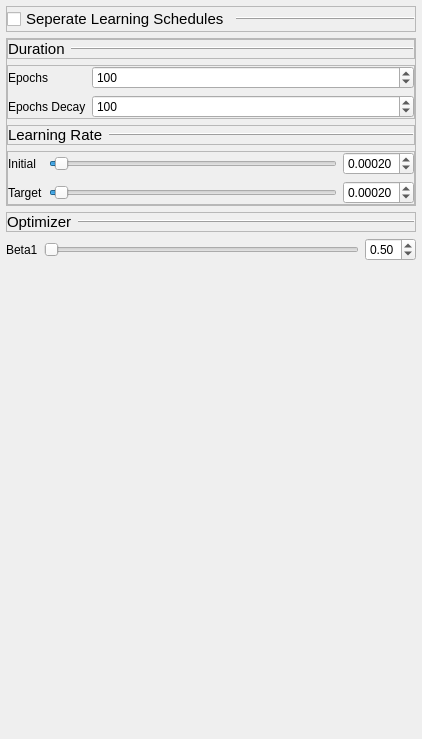
                                <widget class="QWidget" name="discriminator_tab">
                                 <property name="geometry">
                                  <rect>
                                   <x>0</x>
                                   <y>0</y>
                                   <width>422</width>
                                   <height>739</height>
                                  </rect>
                                 </property>
                                 <layout class="QVBoxLayout" name="verticalLayout_36">
                                  <property name="leftMargin">
                                   <number>6</number>
                                  </property>
                                  <property name="topMargin">
                                   <number>6</number>
                                  </property>
                                  <property name="rightMargin">
                                   <number>6</number>
                                  </property>
                                  <property name="bottomMargin">
                                   <number>6</number>
                                  </property>
                                  <item>
                                   <widget class="QFrame" name="frame_76">
                                    <property name="frameShape">
                                     <enum>QFrame::StyledPanel</enum>
                                    </property>
                                    <property name="frameShadow">
                                     <enum>QFrame::Raised</enum>
                                    </property>
                                    <layout class="QHBoxLayout" name="horizontalLayout_79">
                                     <property name="leftMargin">
                                      <number>0</number>
                                     </property>
                                     <property name="topMargin">
                                      <number>0</number>
                                     </property>
                                     <property name="rightMargin">
                                      <number>0</number>
                                     </property>
                                     <property name="bottomMargin">
                                      <number>0</number>
                                     </property>
                                     <item>
                                      <widget class="QCheckBox" name="separate_lr_schedules">
                                       <property name="font">
                                        <font>
                                         <pointsize>11</pointsize>
                                        </font>
                                       </property>
                                       <property name="text">
                                        <string>Seperate Learning Schedules</string>
                                       </property>
                                      </widget>
                                     </item>
                                     <item>
                                      <widget class="Line" name="line_21">
                                       <property name="frameShadow">
                                        <enum>QFrame::Raised</enum>
                                       </property>
                                       <property name="orientation">
                                        <enum>Qt::Horizontal</enum>
                                       </property>
                                      </widget>
                                     </item>
                                    </layout>
                                   </widget>
                                  </item>
                                  <item>
                                   <widget class="QFrame" name="disc_schedule_box">
                                    <property name="frameShape">
                                     <enum>QFrame::StyledPanel</enum>
                                    </property>
                                    <property name="frameShadow">
                                     <enum>QFrame::Raised</enum>
                                    </property>
                                    <layout class="QVBoxLayout" name="verticalLayout_38">
                                     <property name="leftMargin">
                                      <number>0</number>
                                     </property>
                                     <property name="topMargin">
                                      <number>0</number>
                                     </property>
                                     <property name="rightMargin">
                                      <number>0</number>
                                     </property>
                                     <property name="bottomMargin">
                                      <number>0</number>
                                     </property>
                                     <item>
                                      <widget class="QFrame" name="frame_42">
                                       <property name="frameShape">
                                        <enum>QFrame::StyledPanel</enum>
                                       </property>
                                       <property name="frameShadow">
                                        <enum>QFrame::Raised</enum>
                                       </property>
                                       <layout class="QHBoxLayout" name="horizontalLayout_42">
                                        <property name="leftMargin">
                                         <number>0</number>
                                        </property>
                                        <property name="topMargin">
                                         <number>0</number>
                                        </property>
                                        <property name="rightMargin">
                                         <number>0</number>
                                        </property>
                                        <property name="bottomMargin">
                                         <number>0</number>
                                        </property>
                                        <item>
                                         <widget class="QLabel" name="label_61">
                                          <property name="sizePolicy">
                                           <sizepolicy hsizetype="Maximum" vsizetype="Preferred">
                                            <horstretch>0</horstretch>
                                            <verstretch>0</verstretch>
                                           </sizepolicy>
                                          </property>
                                          <property name="font">
                                           <font>
                                            <pointsize>11</pointsize>
                                           </font>
                                          </property>
                                          <property name="frameShape">
                                           <enum>QFrame::NoFrame</enum>
                                          </property>
                                          <property name="frameShadow">
                                           <enum>QFrame::Raised</enum>
                                          </property>
                                          <property name="text">
                                           <string>Duration</string>
                                          </property>
                                         </widget>
                                        </item>
                                        <item>
                                         <widget class="Line" name="line_15">
                                          <property name="frameShadow">
                                           <enum>QFrame::Raised</enum>
                                          </property>
                                          <property name="orientation">
                                           <enum>Qt::Horizontal</enum>
                                          </property>
                                         </widget>
                                        </item>
                                       </layout>
                                      </widget>
                                     </item>
                                     <item>
                                      <widget class="QFrame" name="frame_23">
                                       <property name="sizePolicy">
                                        <sizepolicy hsizetype="Preferred" vsizetype="Maximum">
                                         <horstretch>0</horstretch>
                                         <verstretch>0</verstretch>
                                        </sizepolicy>
                                       </property>
                                       <property name="frameShape">
                                        <enum>QFrame::StyledPanel</enum>
                                       </property>
                                       <property name="frameShadow">
                                        <enum>QFrame::Raised</enum>
                                       </property>
                                       <layout class="QFormLayout" name="formLayout_11">
                                        <property name="leftMargin">
                                         <number>0</number>
                                        </property>
                                        <property name="topMargin">
                                         <number>0</number>
                                        </property>
                                        <property name="rightMargin">
                                         <number>0</number>
                                        </property>
                                        <property name="bottomMargin">
                                         <number>0</number>
                                        </property>
                                        <item row="0" column="0">
                                         <widget class="QLabel" name="label_34">
                                          <property name="text">
                                           <string>Epochs</string>
                                          </property>
                                         </widget>
                                        </item>
                                        <item row="0" column="1">
                                         <widget class="QSpinBox" name="disc_epochs">
                                          <property name="minimum">
                                           <number>0</number>
                                          </property>
                                          <property name="maximum">
                                           <number>999999</number>
                                          </property>
                                          <property name="value">
                                           <number>100</number>
                                          </property>
                                         </widget>
                                        </item>
                                        <item row="1" column="0">
                                         <widget class="QLabel" name="label_35">
                                          <property name="text">
                                           <string>Epochs Decay</string>
                                          </property>
                                         </widget>
                                        </item>
                                        <item row="1" column="1">
                                         <widget class="QSpinBox" name="disc_epochs_decay">
                                          <property name="minimum">
                                           <number>0</number>
                                          </property>
                                          <property name="maximum">
                                           <number>999999</number>
                                          </property>
                                          <property name="value">
                                           <number>100</number>
                                          </property>
                                         </widget>
                                        </item>
                                       </layout>
                                      </widget>
                                     </item>
                                     <item>
                                      <widget class="QFrame" name="frame_43">
                                       <property name="frameShape">
                                        <enum>QFrame::StyledPanel</enum>
                                       </property>
                                       <property name="frameShadow">
                                        <enum>QFrame::Raised</enum>
                                       </property>
                                       <layout class="QHBoxLayout" name="horizontalLayout_43">
                                        <property name="leftMargin">
                                         <number>0</number>
                                        </property>
                                        <property name="topMargin">
                                         <number>0</number>
                                        </property>
                                        <property name="rightMargin">
                                         <number>0</number>
                                        </property>
                                        <property name="bottomMargin">
                                         <number>0</number>
                                        </property>
                                        <item>
                                         <widget class="QLabel" name="label_62">
                                          <property name="sizePolicy">
                                           <sizepolicy hsizetype="Maximum" vsizetype="Preferred">
                                            <horstretch>0</horstretch>
                                            <verstretch>0</verstretch>
                                           </sizepolicy>
                                          </property>
                                          <property name="font">
                                           <font>
                                            <pointsize>11</pointsize>
                                           </font>
                                          </property>
                                          <property name="frameShape">
                                           <enum>QFrame::NoFrame</enum>
                                          </property>
                                          <property name="frameShadow">
                                           <enum>QFrame::Raised</enum>
                                          </property>
                                          <property name="text">
                                           <string>Learning Rate</string>
                                          </property>
                                         </widget>
                                        </item>
                                        <item>
                                         <widget class="Line" name="line_16">
                                          <property name="frameShadow">
                                           <enum>QFrame::Raised</enum>
                                          </property>
                                          <property name="orientation">
                                           <enum>Qt::Horizontal</enum>
                                          </property>
                                         </widget>
                                        </item>
                                       </layout>
                                      </widget>
                                     </item>
                                     <item>
                                      <widget class="QFrame" name="frame_46">
                                       <property name="frameShape">
                                        <enum>QFrame::StyledPanel</enum>
                                       </property>
                                       <property name="frameShadow">
                                        <enum>QFrame::Raised</enum>
                                       </property>
                                       <layout class="QFormLayout" name="formLayout_10">
                                        <property name="leftMargin">
                                         <number>0</number>
                                        </property>
                                        <property name="topMargin">
                                         <number>0</number>
                                        </property>
                                        <property name="rightMargin">
                                         <number>0</number>
                                        </property>
                                        <property name="bottomMargin">
                                         <number>0</number>
                                        </property>
                                        <item row="0" column="0">
                                         <widget class="QLabel" name="label_12">
                                          <property name="text">
                                           <string>Initial</string>
                                          </property>
                                         </widget>
                                        </item>
                                        <item row="1" column="0">
                                         <widget class="QLabel" name="label_36">
                                          <property name="text">
                                           <string>Target</string>
                                          </property>
                                         </widget>
                                        </item>
                                        <item row="0" column="1">
                                         <layout class="QHBoxLayout" name="horizontalLayout_24">
                                          <item>
                                           <widget class="QSlider" name="disc_lr_initial_slider">
                                            <property name="maximum">
                                             <number>100</number>
                                            </property>
                                            <property name="value">
                                             <number>2</number>
                                            </property>
                                            <property name="orientation">
                                             <enum>Qt::Horizontal</enum>
                                            </property>
                                           </widget>
                                          </item>
                                          <item>
                                           <widget class="QDoubleSpinBox" name="disc_lr_initial">
                                            <property name="decimals">
                                             <number>5</number>
                                            </property>
                                            <property name="minimum">
                                             <double>0.000000000000000</double>
                                            </property>
                                            <property name="maximum">
                                             <double>0.100000000000000</double>
                                            </property>
                                            <property name="singleStep">
                                             <double>0.000100000000000</double>
                                            </property>
                                            <property name="value">
                                             <double>0.000200000000000</double>
                                            </property>
                                           </widget>
                                          </item>
                                         </layout>
                                        </item>
                                        <item row="1" column="1">
                                         <layout class="QHBoxLayout" name="horizontalLayout_25">
                                          <item>
                                           <widget class="QSlider" name="disc_lr_target_slider">
                                            <property name="maximum">
                                             <number>100</number>
                                            </property>
                                            <property name="value">
                                             <number>2</number>
                                            </property>
                                            <property name="orientation">
                                             <enum>Qt::Horizontal</enum>
                                            </property>
                                           </widget>
                                          </item>
                                          <item>
                                           <widget class="QDoubleSpinBox" name="disc_lr_target">
                                            <property name="decimals">
                                             <number>5</number>
                                            </property>
                                            <property name="minimum">
                                             <double>0.000000000000000</double>
                                            </property>
                                            <property name="maximum">
                                             <double>0.100000000000000</double>
                                            </property>
                                            <property name="singleStep">
                                             <double>0.000100000000000</double>
                                            </property>
                                            <property name="value">
                                             <double>0.000200000000000</double>
                                            </property>
                                           </widget>
                                          </item>
                                         </layout>
                                        </item>
                                       </layout>
                                      </widget>
                                     </item>
                                    </layout>
                                   </widget>
                                  </item>
                                  <item>
                                   <widget class="QFrame" name="frame_44">
                                    <property name="frameShape">
                                     <enum>QFrame::StyledPanel</enum>
                                    </property>
                                    <property name="frameShadow">
                                     <enum>QFrame::Raised</enum>
                                    </property>
                                    <layout class="QHBoxLayout" name="horizontalLayout_44">
                                     <property name="leftMargin">
                                      <number>0</number>
                                     </property>
                                     <property name="topMargin">
                                      <number>0</number>
                                     </property>
                                     <property name="rightMargin">
                                      <number>0</number>
                                     </property>
                                     <property name="bottomMargin">
                                      <number>0</number>
                                     </property>
                                     <item>
                                      <widget class="QLabel" name="label_63">
                                       <property name="sizePolicy">
                                        <sizepolicy hsizetype="Maximum" vsizetype="Preferred">
                                         <horstretch>0</horstretch>
                                         <verstretch>0</verstretch>
                                        </sizepolicy>
                                       </property>
                                       <property name="font">
                                        <font>
                                         <pointsize>11</pointsize>
                                        </font>
                                       </property>
                                       <property name="frameShape">
                                        <enum>QFrame::NoFrame</enum>
                                       </property>
                                       <property name="frameShadow">
                                        <enum>QFrame::Raised</enum>
                                       </property>
                                       <property name="text">
                                        <string>Optimizer</string>
                                       </property>
                                      </widget>
                                     </item>
                                     <item>
                                      <widget class="Line" name="line_17">
                                       <property name="frameShadow">
                                        <enum>QFrame::Raised</enum>
                                       </property>
                                       <property name="orientation">
                                        <enum>Qt::Horizontal</enum>
                                       </property>
                                      </widget>
                                     </item>
                                    </layout>
                                   </widget>
                                  </item>
                                  <item>
                                   <layout class="QFormLayout" name="formLayout_14">
                                    <item row="0" column="0">
                                     <widget class="QLabel" name="label_15">
                                      <property name="text">
                                       <string>Beta1</string>
                                      </property>
                                     </widget>
                                    </item>
                                    <item row="0" column="1">
                                     <layout class="QHBoxLayout" name="horizontalLayout_26">
                                      <item>
                                       <widget class="QSlider" name="disc_optim_beta1_slider">
                                        <property name="maximum">
                                         <number>250</number>
                                        </property>
                                        <property name="orientation">
                                         <enum>Qt::Horizontal</enum>
                                        </property>
                                       </widget>
                                      </item>
                                      <item>
                                       <widget class="QDoubleSpinBox" name="disc_optim_beta1">
                                        <property name="maximum">
                                         <double>2.500000000000000</double>
                                        </property>
                                        <property name="singleStep">
                                         <double>0.100000000000000</double>
                                        </property>
                                        <property name="value">
                                         <double>0.500000000000000</double>
                                        </property>
                                       </widget>
                                      </item>
                                     </layout>
                                    </item>
                                   </layout>
                                  </item>
                                  <item>
                                   <spacer name="verticalSpacer_4">
                                    <property name="orientation">
                                     <enum>Qt::Vertical</enum>
                                    </property>
                                    <property name="sizeHint" stdset="0">
                                     <size>
                                      <width>20</width>
                                      <height>40</height>
                                     </size>
                                    </property>
                                   </spacer>
                                  </item>
                                 </layout>
                                </widget>
